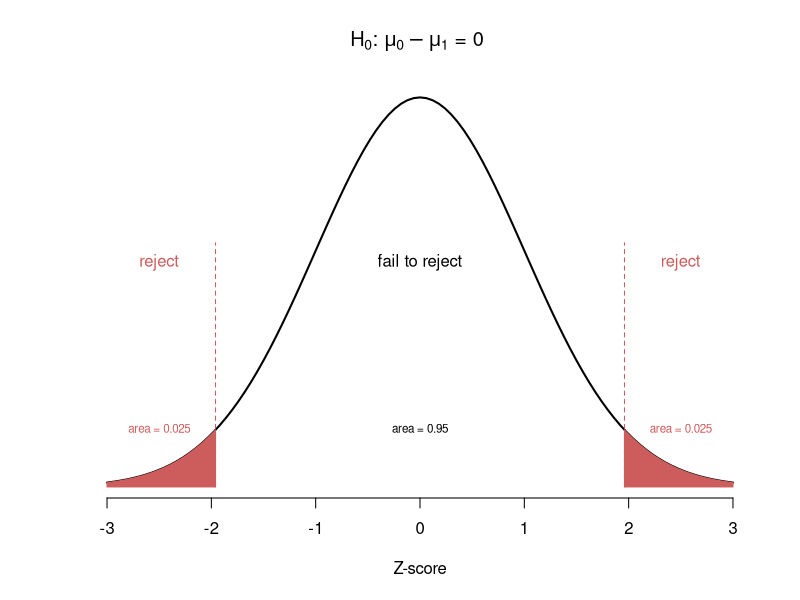

Reproduce this figure in R.
setwd("~/Desktop/Statistics/Blog/P-values")

cord.x <- c(-3,seq(-3,-1.96,0.01),-1.96) 
cord.y <- c(0,dnorm(seq(-3,-1.96,0.01)),0) 

cord.x2 <- c(3,seq(3,1.96,-0.01),1.96) 
cord.y2 <- c(0,dnorm(seq(-3,-1.96,0.01)),0) 

png("pvalue.png", width=10, height=6, units="in", res=600)
curve(dnorm(x,0,1),xlim=c(-3,3),main = expression(paste("H"[0],": ",mu[0]-mu[1] , " = 0 ")),
      xlab="Z-score",ylab="",yaxt='n',bty="n",lwd=2)

polygon(cord.x,cord.y,col='indianred',border="indianred")
polygon(cord.x2,cord.y2,col='indianred',border="indianred")
segments(x0=-1.96,y0= 0,x1=-1.96, y1=.25,lty=2,col="indianred")
segments(x0=1.96,y0= 0,x1=1.96, y1=.25,lty=2,col="indianred")
# abline(v=1.96,lty=2,col="indianred")
# abline(v=-1.96,lty=2,col="indianred")
text(-2.5,.06,"area = 0.025",cex=.7,col="indianred")
text(2.5,.06,"area = 0.025",cex=.7,col="indianred")
text(0,.06,"area = 0.95",cex=.7)
text(0,.23,"fail to reject")
text(2.5,.23,"reject",col="indianred")
text(-2.5,.23,"reject",col="indianred")

dev.off()
